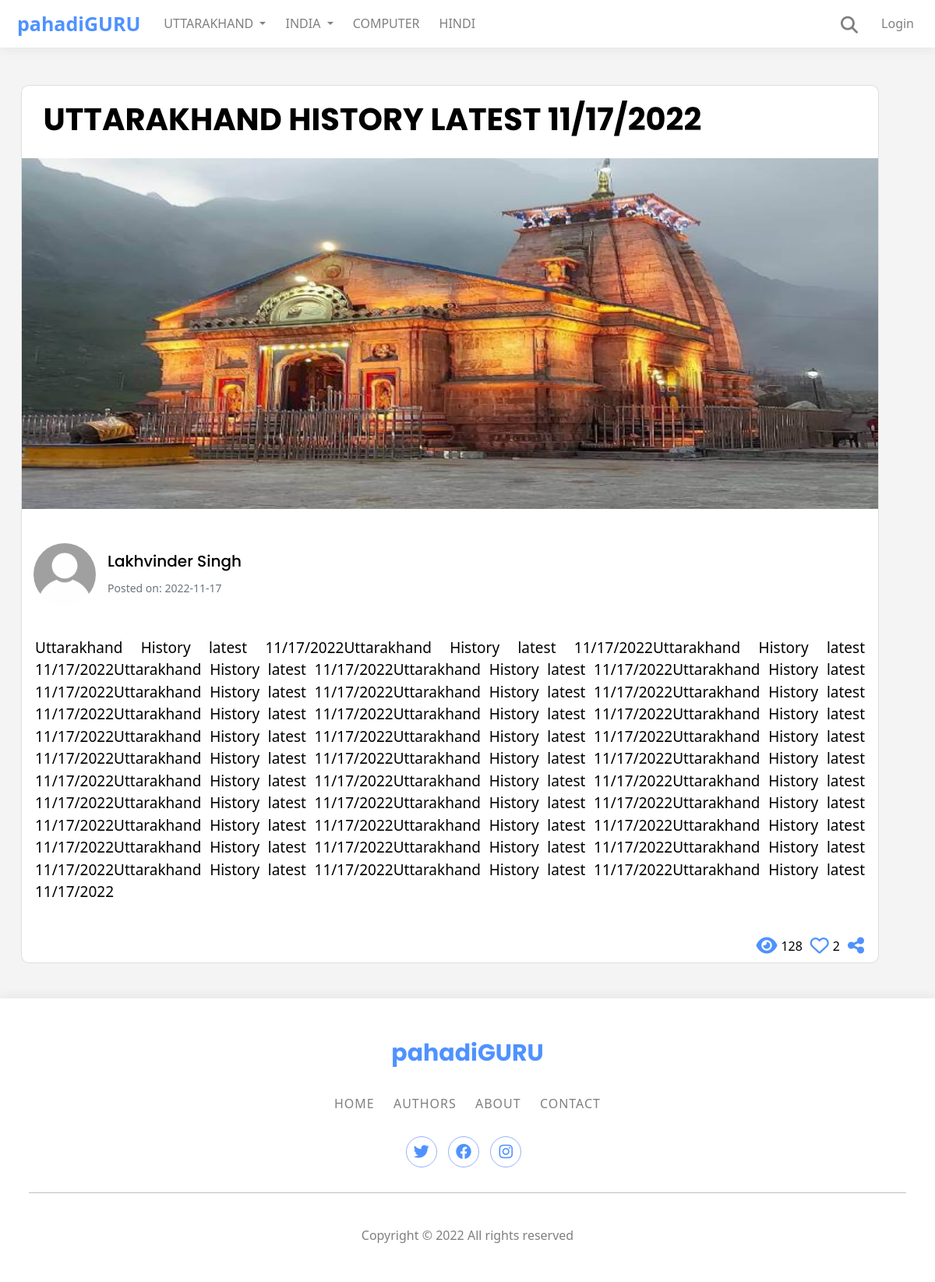
The app's page /postpage/42 with its own data.
### app.py (models this page shows)
class Posts(db.Model):
    id = db.Column(db.Integer, primary_key=True)
    title = db.Column(db.String(50), nullable=False)
    category = db.Column(db.String(50), nullable=False)
    content = db.Column(db.String(500), nullable=False)
    date_added = db.Column(db.Date, default=date.today)
    date_time = db.Column(db.DateTime, default=datetime.utcnow)
    poster_id = db.Column(db.Integer, db.ForeignKey('users.id'))
    likes=db.relationship('Likes',backref='post',passive_deletes=True)
    views=db.relationship('Views',backref='post',passive_deletes=True)

class Users(db.Model, UserMixin):
    id = db.Column(db.Integer, primary_key=True)
    username = db.Column(db.String(20), unique=True, nullable=False)
    name = db.Column(db.String(50), nullable=False)
    email = db.Column(db.String(150), nullable=False)
    phone = db.Column(db.String(50), nullable=False)
    date_added = db.Column(db.Date, default=date.today)
    about_author = db.Column(db.String(500), nullable=False)
    security_question = db.Column(db.String(50), nullable=False)
    security_answer = db.Column(db.String(50), nullable=False)
    password_hash = db.Column(db.String(128))
    role = db.Column(db.String(10), default='User')
    posts = db.relationship('Posts', backref='poster')
    likes=db.relationship('Likes',backref='user',passive_deletes=True)
    profile_pic=db.Column(db.String(), nullable=True)

### app.py (the view)
@app.route("/postpage/<int:id>")
def postpage(id):
    all_like=[]
    posts = Posts.query.filter_by(id=id).first()
    like=Likes.query.filter_by(post_id=id).all()
    for i in like:
        all_like.append(i.liker_id)
    views = Views.query.filter_by(post_id=id).first()
    if views:
        views.view_count += 1
        db.session.commit()
    else:
        views = Views(post_id=id, view_count=1)
        db.session.add(views)
        db.session.commit()
    views = Views.query.filter_by(post_id=id).first()
    view_count = views.view_count
    return render_template('postpage.html',posts=posts,all_like=all_like,view_count=view_count)

### templates/postpage.html (shortened to what this page needs)
{% extends 'base.html' %}  {% block content %}
<div class="card mt-5 ml-4 rounded-4">
  <div class="card-body rounded-4">
    <h5 class="card-title font-weight-bold ml-4" style="font-size: 4rem">
      {{posts.title|upper}}
    </h5>
  </div>
  <img src="\static\images\kedar.jpg" height="450" />
  <br />
  <br />
  <div class="d-flex">
    <div class="flex-shrink-0 ml-4">
      <img
        src="\static\images\user.jpg"
        class="w-100 rounded-circle"
        width="80"
        height="80"
      />
    </div>
    <div class="flex-grow-1 ml-4 my-2">
      <h5>{{posts.poster.name}}</h5>
      <small class="text-muted">Posted on: {{posts.date_added}}</small>
    </div>
  </div>
  <br />
  <div id="post_content">{{posts.content|safe}}</div>
  <br />
  <div
    style="
      display: flex;
      align-items: center;
      justify-content: right;
      float: right;
      padding-right: 18px;
      padding-bottom: 5px;
    "
  >
    <div style="display: flex; align-items: center; justify-content: center">
      <a style="color: #4f92ff"
        ><i
          style="font-size: x-large; padding: 0; margin-left: 5px"
          class="fa fa-eye"
        ></i
      ></a>
      <span style="padding: 0.5rem">{{view_count}}</span>
    </div>
    <div style="display: flex; align-items: center; justify-content: center">
      {% if current_user.is_authenticated %} {% if current_user.id in all_like
      %}
      <a href="{{url_for('like',id=posts.id)}}"
        ><i
          style="font-size: x-large; padding: 0; margin-left: 5px"
          class="fa-solid fa-heart"
        ></i
      ></a>
      {% else %}
      <a href="{{url_for('like',id=posts.id)}}"
        ><i
          style="font-size: x-large; padding: 0; margin-left: 5px"
          class="fa-regular fa-heart"
        ></i
      ></a>
      {% endif %} {% else %}
      <a onclick="popUp()"
        ><i
          style="
            color: #4f92ff;
            cursor: pointer;
            font-size: x-large;
            padding: 0;
            margin-left: 5px;
          "
          class="fa-regular fa-heart"
        ></i
      ></a>
      {% endif %}
      <span style="padding: 0.5rem">{{posts.likes|length}}</span>
    </div>
    <div style="display: flex; align-items: center; justify-content: center">
      <a style="color: #4f92ff"
        ><i
          style="font-size: x-large; padding: 0; margin-left: 5px"
          class="fas fa-share-nodes"
        ></i
      ></a>
    </div>
  </div>
</div>
<br /><br />
{% endblock %}

### templates/postpage.html (style rules this page uses)
#post_content { padding: 17px; font-size: 1.9rem; text-align: justify; }

### records on screen
Posts: title "UTTARAKHAND HISTORY LATEST 11/17/2022", date_added "2022-11-17", content "Uttarakhand History latest 11/17/2022Uttarakhand History latest 11/17/2022Uttarakhand History latest 11/17/2022Uttarakhand History latest 11/17/2022Uttarakhand History latest 11/17/2022Uttarakhand History latest 11/17/2022Uttarakhand History latest 11/17/2022Uttarakhand History latest 11/17/2022Uttarakhand History latest 11/17/2022Uttarakhand History latest 11/17/2022Uttarakhand History latest 11/17/2022Uttarakhand History latest 11/17/2022Uttarakhand History latest 11/17/2022Uttarakhand History latest 11/17/2022Uttarakhand History latest 11/17/2022Uttarakhand History latest 11/17/2022Uttarakhand History latest 11/17/2022Uttarakhand History latest 11/17/2022Uttarakhand History latest…"
Users: poster.name "Lakhvinder Singh"

### other values on screen
{{ view_count }} "128"
{{ posts.likes|length }} "2"
